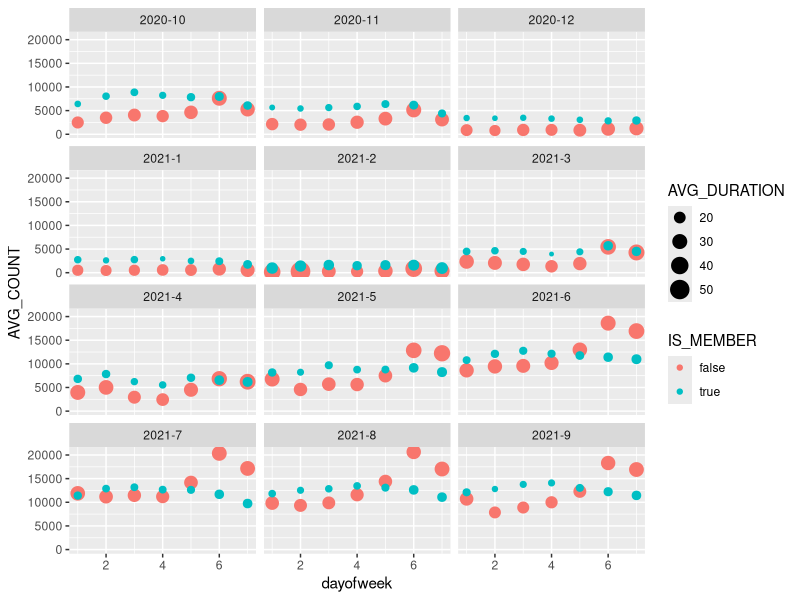
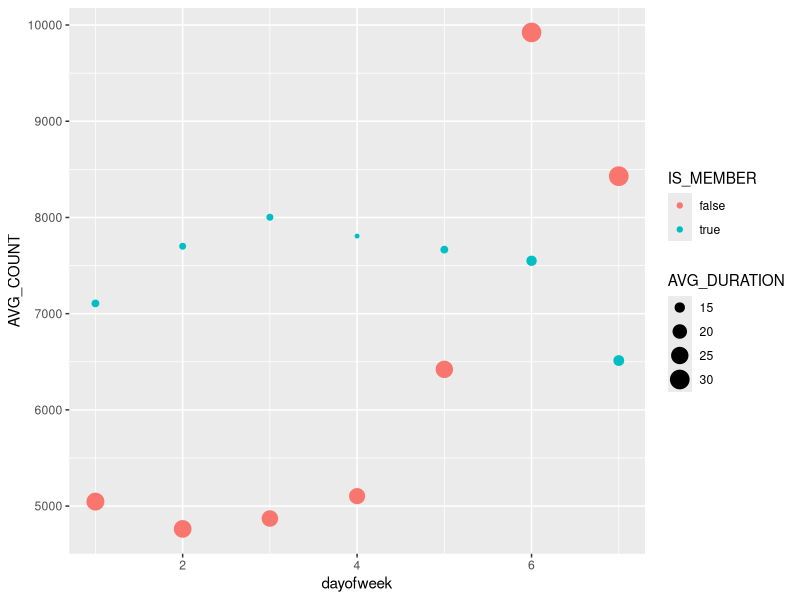
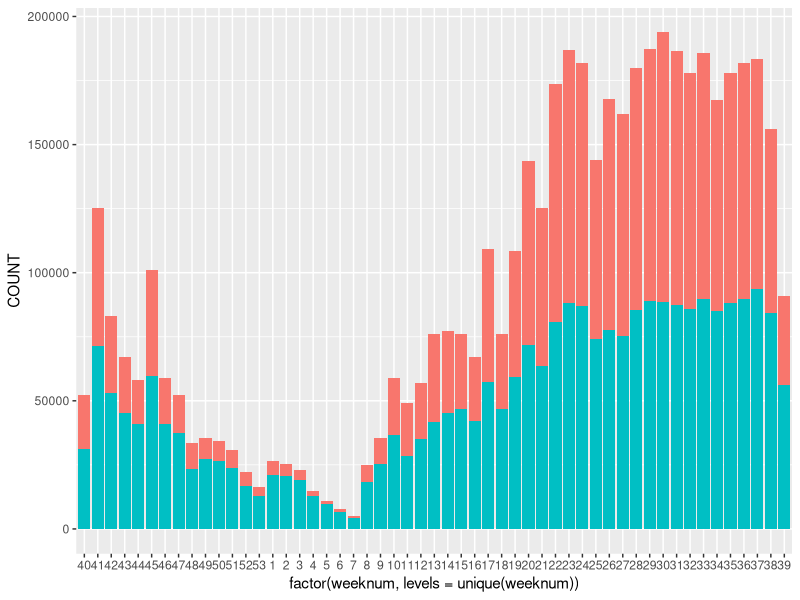
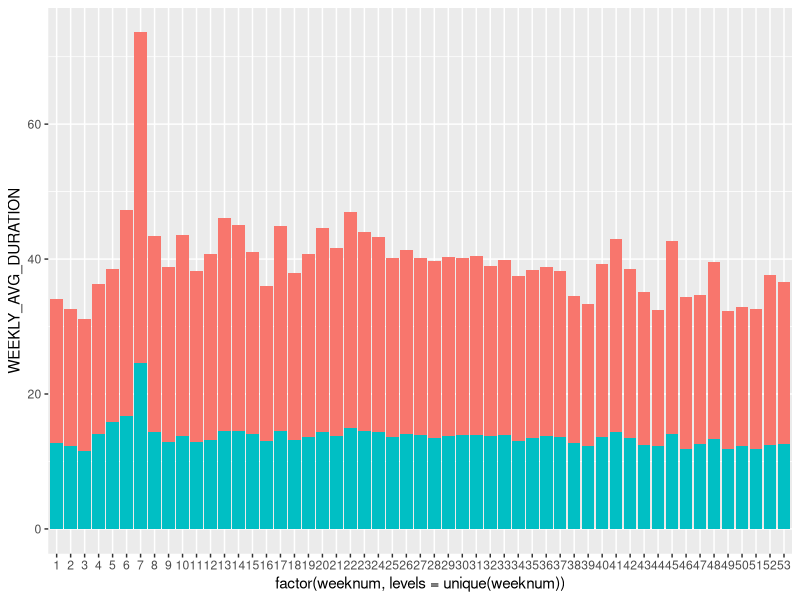
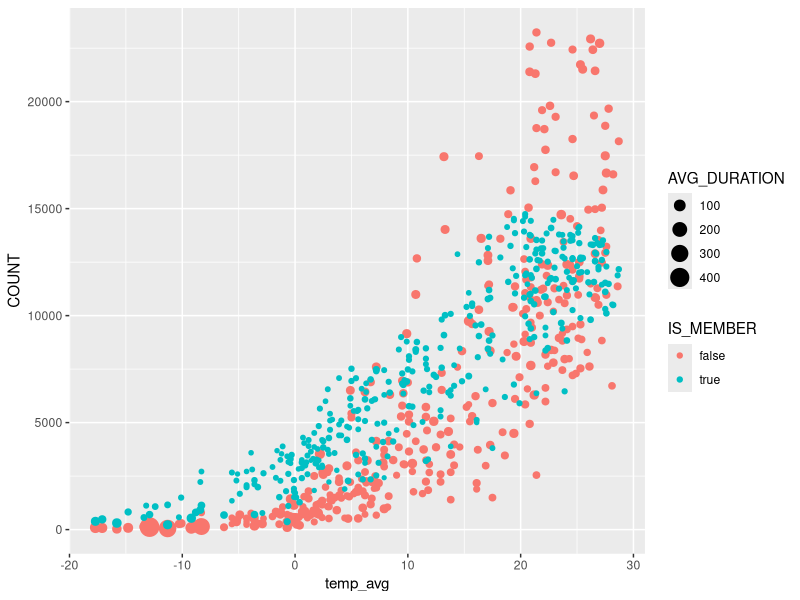
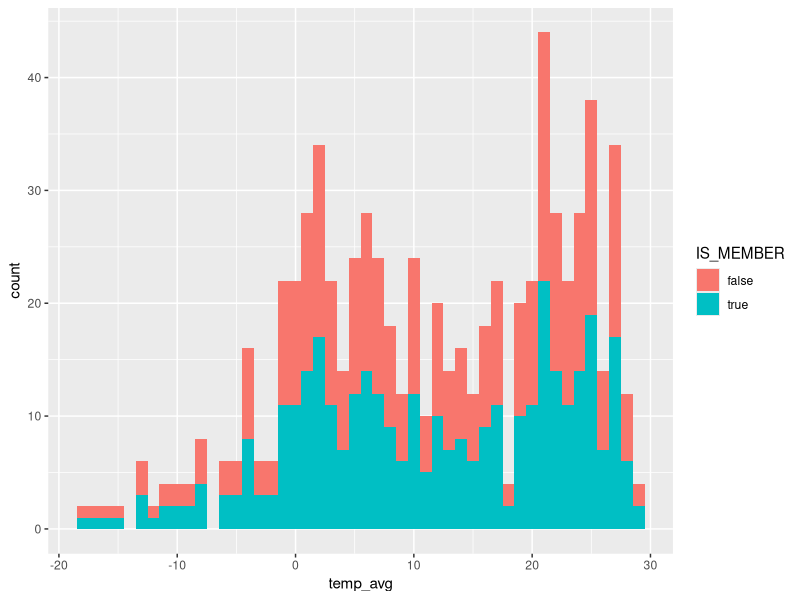
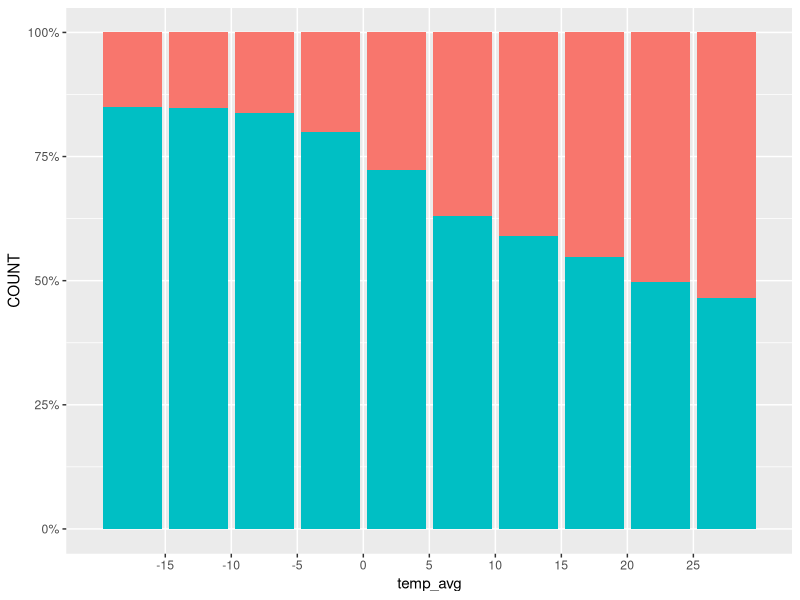
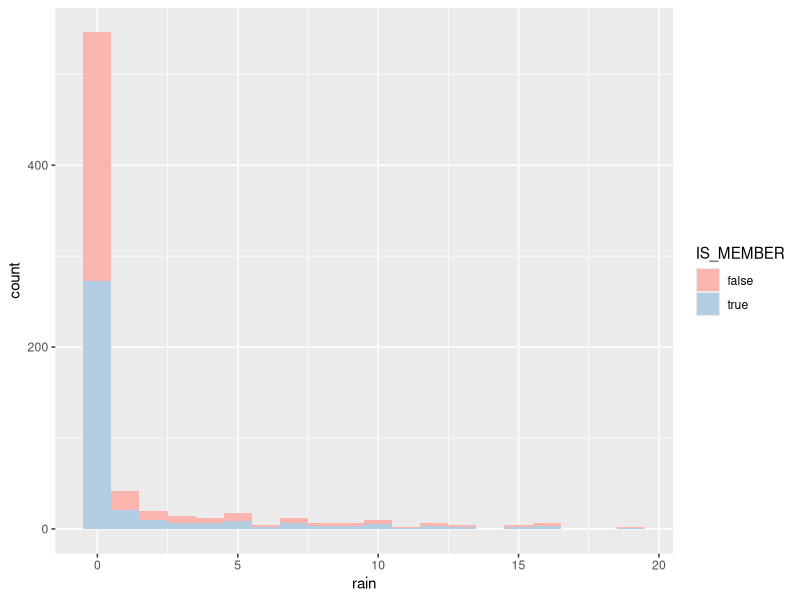

These charts were generated, in order, by the following R code:
## ---- chunk 1
knitr::opts_chunk$set(echo = TRUE)
install.packages("ggplot2", repos = "http://cran.us.r-project.org")
library(ggplot2)
library(dplyr)
## ---- chunk 2
agg_daily_computed_weekdays <- read.csv("agg_daily_computed_weekdays.csv")
head(agg_daily_computed_weekdays, n = 3)
## ---- chunk 3
agg_daily <- read.csv("agg_daily_duration_count.csv")
head(agg_daily, n = 3)
## ---- chunk 4
agg_daily <- read.csv("agg_daily_duration_count.csv")
head(agg_daily, n = 3)
## ---- chunk 5
agg_summarized <- agg_daily %>%
  group_by(YEAR_MONTH, DAYOFWEEK, IS_MEMBER) %>%
  summarize(MEAN_DURATION = mean(AVG_DURATION), MEAN_COUNT = mean(COUNT))
head(agg_daily)
head(agg_summarized)
## ---- chunk 6
plot <- agg_daily_computed_weekdays %>%
  group_by(year_month, dayofweek, IS_MEMBER) %>%
  summarize(AVG_COUNT = mean(COUNT), AVG_DURATION = mean(AVG_DURATION))
head(plot)
plot %>%
  ggplot(aes(x = dayofweek, y = AVG_COUNT, color = IS_MEMBER, size = AVG_DURATION)) +
  geom_point() +
  facet_wrap(~year_month, ncol = 3)
## ---- chunk 7
plot <- agg_daily_computed_weekdays %>%
  group_by(dayofweek, IS_MEMBER) %>%
  summarize(AVG_COUNT = mean(COUNT), AVG_DURATION = mean(AVG_DURATION))
head(plot)
plot %>%
  ggplot(aes(x = dayofweek, y = AVG_COUNT, color = IS_MEMBER, size = AVG_DURATION)) +
  geom_point()
## ---- chunk 8
head(agg_daily_computed_weekdays)

agg_daily_computed_weekdays %>%
  ggplot(aes(
    x = factor(weeknum, levels = unique(weeknum)),
    y = COUNT,
    fill = IS_MEMBER
  )) +
  geom_bar(stat = "identity") +
  theme(legend.position = "none")
## ---- chunk 9
# y = factor(weeknum, levels = unique(rev(weeknum)))
agg_daily_computed_weekdays %>%
  select(-STDDEV_DURATION, -MIN_DURATION, -MAX_DURATION) %>%
  group_by(weeknum, IS_MEMBER) %>%
  summarize(WEEKLY_AVG_DURATION = mean(AVG_DURATION)) %>%
  ggplot(aes(
    x = factor(weeknum, levels = unique(weeknum)),
    y = WEEKLY_AVG_DURATION,
    fill = IS_MEMBER
  )) +
  geom_bar(stat = "identity") +
  theme(legend.position = "none")
## ---- chunk 10
weather <- read.csv("agg-daily-trips-weather.csv")
weather %>%
  select(-wind_2min_peak, -temp_min, -temp_max) %>%
  head(n = 3)
## ---- chunk 11

ggplot(data = weather, aes(x = temp_avg, y = COUNT, color = IS_MEMBER, size = AVG_DURATION)) +
  geom_point()
## ---- chunk 12
ggplot(data = weather, aes(x = temp_avg, fill = IS_MEMBER, size = AVG_DURATION)) +
  geom_histogram(binwidth = 1)
## ---- chunk 13
weather %>%
  ggplot(aes(x = temp_avg, y = COUNT, fill = IS_MEMBER, size = AVG_DURATION)) +
  geom_col(position = "fill") +
  scale_x_binned() +
  scale_y_continuous(labels = scales::percent) +
  theme(legend.position = "none")
## ---- chunk 14
weather %>%
  filter(rain <= 20) %>%
  ggplot(aes(x = rain, fill = IS_MEMBER, size = AVG_DURATION)) +
  geom_histogram(binwidth = 1) +
  scale_fill_brewer(palette = "Pastel1")
## ---- chunk 15
weather %>%
  filter(rain <= 20) %>%
  ggplot(aes(x = rain, y = COUNT, fill = IS_MEMBER, size = AVG_DURATION)) +
  geom_col(position = "fill") +
  scale_x_binned() +
  scale_y_continuous(labels = scales::percent) +
  theme(legend.position = "none") +
  scale_fill_brewer(palette = "Pastel1")
## ---- chunk 16
weather %>%
  filter(wind_avg <= 10) %>%
  ggplot(aes(x = wind_avg, y = COUNT, fill = IS_MEMBER, size = AVG_DURATION)) +
  geom_col() +
  scale_x_binned() +
  scale_fill_brewer(palette = "Pastel1")
## ---- chunk 17
weather %>%
  filter(wind_avg <= 10) %>%
  ggplot(aes(x = wind_avg, y = COUNT, fill = IS_MEMBER, size = AVG_DURATION)) +
  geom_col(position = "fill") +
  scale_x_binned() +
  scale_fill_brewer(palette = "Pastel1") +
  scale_y_continuous(labels = scales::percent) +
  theme(legend.position = "none")
